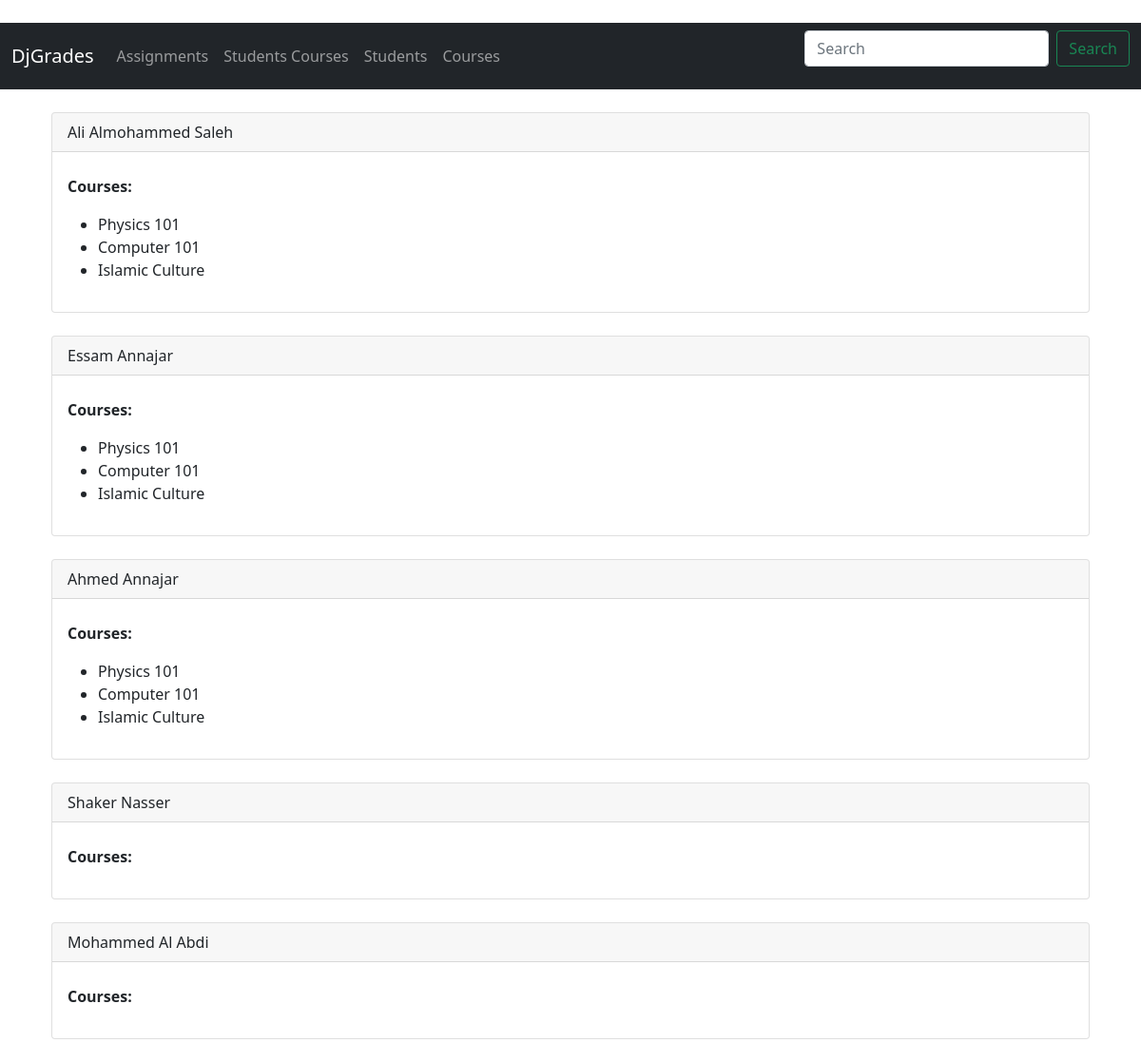
The page /students_courses on the database its author committed.
### grades/models.py (models this page shows, shortened)
class Student(models.Model):
	first_name = models.CharField(max_length=20)
	middle_name = models.CharField(max_length=20)
	last_name = models.CharField(max_length=20)
	dob = models.DateField()
	courses = models.ManyToManyField(Course, blank=True, null=True)

class Course(models.Model):
	name = models.CharField('Course Name', max_length=100)
	min_mark = models.IntegerField()
	max_mark = models.IntegerField()

### grades/views.py (the view)
# urls.py: path('students_courses', views.students_courses, name='students_courses'),
def students_courses(request):
	student_list = Student.objects.all()
	grade_list = Grade.objects.all()
	return render(request, 'students/students_courses.html', {
		'student_list': student_list,
		'grade_list': grade_list
		})

### grades/templates/students/students_courses.html (shortened to what this page needs)
{% extends 'base.html' %}
{% block content %}
	{% for student in student_list %}
		<div class="container">
				<div class="card">
				  <div class="card-header">
				    {{ student.first_name }} {{ student.last_name }}
				  </div>
				  <div class="card-body">
				    <p class="card-text">
				    	<strong>Courses:</strong>
				    	<br>
				    	<ul>
					    	{% for course in student.courses.all %}
					    		<li>
					    			{{ course.name }}
					    		</li>
					    	{% endfor %}
				    	</ul>
				    </p>
				  </div>
				</div>
				<br>
		</div>
	{% endfor %}
{% endblock %}

### rows shown on the page
Student: first_name "Ali", last_name "Almohammed Saleh"
Course: name "Physics 101"
Course: name "Computer 101"
Course: name "Islamic Culture"
Student: first_name "Essam", last_name "Annajar"
Student: first_name "Ahmed", last_name "Annajar"
Student: first_name "Shaker", last_name "Nasser"
Student: first_name "Mohammed", last_name "Al Abdi"
